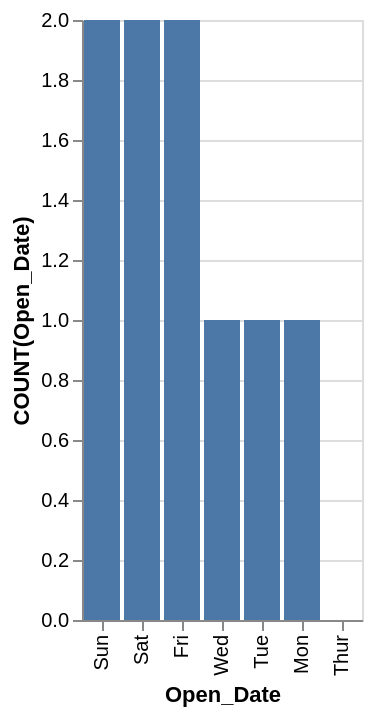

Describe this chart as a Vega-Lite specification.
### Vega-Lite specification from a JSON file in a GitHub repository (floating-point values rounded to 4 significant figures)
{"data": {"values": [{"x_data": "Sun", "y_data": 2}, {"x_data": "Sat", "y_data": 2}, {"x_data": "Fri", "y_data": 2}, {"x_data": "Wed", "y_data": 1}, {"x_data": "Tue", "y_data": 1}, {"x_data": "Mon", "y_data": 1}, {"x_data": "Thur", "y_data": 0}]}, "mark": "bar", "encoding": {"x": {"field": "x_data", "type": "nominal", "title": "Open_Date", "sort": {"op": "sum", "field": "y_data", "order": "descending"}}, "y": {"field": "y_data", "type": "quantitative", "title": "COUNT(Open_Date)"}}}
